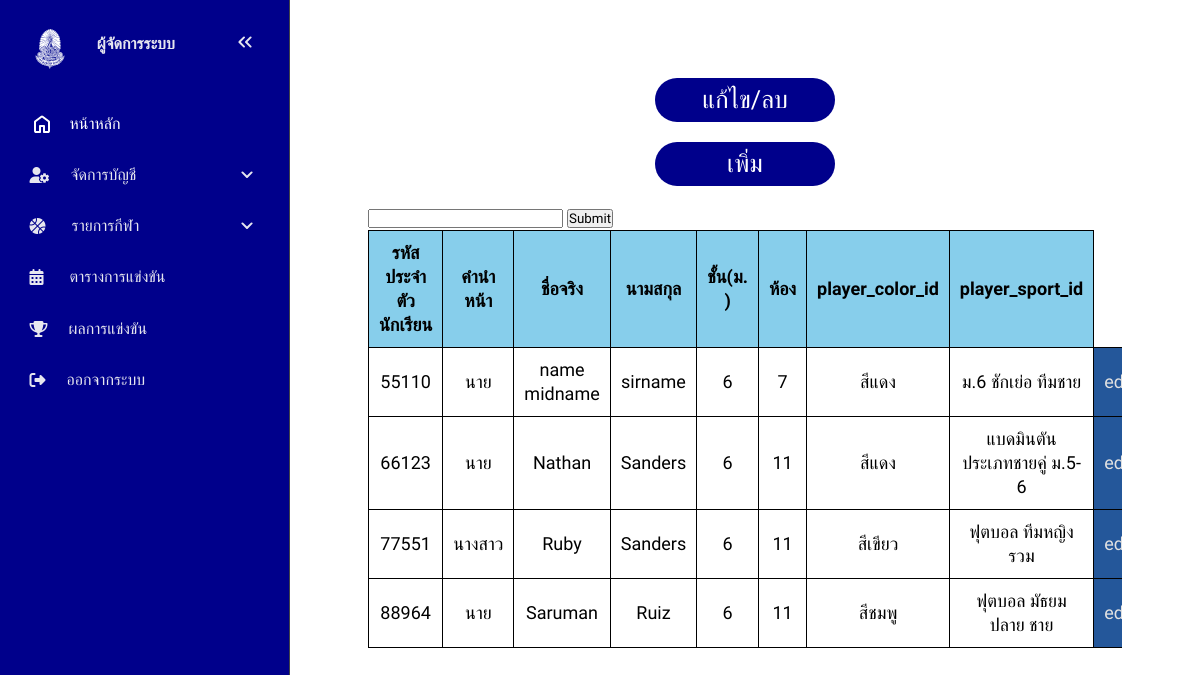
The page /admin_system.php?page=player&sub_page=view (signed in) on the database its author committed.
### tables this page shows
CREATE TABLE `players` (
  `time_in` timestamp NOT NULL DEFAULT current_timestamp(),
  `id_player` int(5) NOT NULL,
  `player_id` int(5) NOT NULL,
  `player_title` varchar(16) NOT NULL,
  `player_name` varchar(64) NOT NULL,
  `player_sirname` varchar(64) NOT NULL,
  `player_class` varchar(3) NOT NULL,
  `player_room` varchar(4) NOT NULL,
  `player_color_id` int(2) NOT NULL,
  `player_sport_id` int(11) NOT NULL
);

CREATE TABLE `colors` (
  `color_id` int(2) NOT NULL,
  `color_name` varchar(128) NOT NULL,
  `color_color` varchar(32) NOT NULL,
  `color_president` varchar(32) NOT NULL,
  `color_vice-president` varchar(32) NOT NULL,
  `color_id_user` int(6) NOT NULL
);

CREATE TABLE `sports` (
  `sport_id` int(11) NOT NULL,
  `sport_name` varchar(128) NOT NULL,
  `sport_type` varchar(64) NOT NULL,
  `sport_degree` varchar(16) NOT NULL,
  `sport_gender` varchar(8) NOT NULL,
  `sport_amount` int(2) NOT NULL,
  `sport_note` varchar(256) NOT NULL
);

### conn.php (called while the page is built, shortened)
<?php
    function color_color($id_color, $conn) {
        $sql_find_color_color = "SELECT `color_color` FROM `colors` WHERE `color_id_user` = $id_color";
        $result_find_colors_name = mysqli_query($conn, $sql_find_color_color);
        if (mysqli_num_rows($result_find_colors_name) > 0) {
            $row_find_colors_name = mysqli_fetch_assoc($result_find_colors_name);
            return $row_find_colors_name['color_color'];
        }
        return "N/A";
    }
    function sport_name($id_sport, $conn) {
        $sql_find_sport_name = "SELECT `sport_name` FROM `sports` WHERE `sport_id` = $id_sport";
        $result_find_sports_name = mysqli_query($conn, $sql_find_sport_name);
        if (mysqli_num_rows($result_find_sports_name) > 0) {
            $row_find_sports_name = mysqli_fetch_assoc($result_find_sports_name);
            return $row_find_sports_name['sport_name'];
        }
        return "N/A";
    }
    ?>

### admin/view/view_player.php (the view, shortened to what this page needs)
<body>
    <form method="post">
        <input type="search" name="search">
        <input type="submit" name="send">
    </form>
    <?php
        if (isset($_POST['send'])) {
        	$search = " WHERE `player_id` LIKE '%".$_POST['search']."%' OR `player_name` LIKE '%".$_POST['search']."%' OR `player_sirname` LIKE '%".$_POST['search']."%'";
        }else{
         	$search = "";
        }
        ?>
    <div class="table_container">
        <table style="border-collapse: collapse;">
            <tr>
                <th>รหัสประจำตัวนักเรียน</th>
                <th>คำนำหน้า</th>
                <th>ชื่อจริง</th>
                <th>นามสกุล</th>
                <th>ชั้น(ม. )</th>
                <th>ห้อง</th>
                <th>player_color_id</th>
                <th>player_sport_id</th>
            </tr>
            <?php
                $sql_find_players = "SELECT * FROM `players`".$search." ORDER BY `players`.`player_id` ASC";
                $result_find_players = mysqli_query($conn, $sql_find_players);
                if (mysqli_num_rows($result_find_players) > 0) {
                	while ($row_find_players = mysqli_fetch_assoc($result_find_players)) {
                		echo "<tr>
                				<td>".$row_find_players['player_id']."</td>
                				<td>".$row_find_players['player_title']."</td>
                				<td>".$row_find_players['player_name']."</td>
                				<td>".$row_find_players['player_sirname']."</td>
                				<td>".$row_find_players['player_class']."</td>
                				<td>".$row_find_players['player_room']."</td>
                				<td>".color_color($row_find_players['player_color_id'], $conn)."</td>
                				<td>".sport_name($row_find_players['player_sport_id'], $conn)."</td>
                				<td class=edit><a href=\"admin_system.php?page=player&sub_page=edit&id_player=".$row_find_players['id_player']."\">edit</a></td>
                				<td class=del><a href=\"admin_system.php?page=player&sub_page=delete&id_player=".$row_find_players['id_player']."\">del</a></td>
                			</tr>";
                	}
                }else{
                	echo "no player found...";
                }
                ?>
        </table>
    </div>
</body>

### element/styles_admin_old.css (style rules this page uses)
* { margin: 0; padding: 0; box-sizing: border-box; text-decoration: none; list-style: none; font-family: "Mitr", sans-serif; }
:root { --base-clr: #11121a; --line-clr: #42434a; --hover-clr: #222533; --text-clr: #e6e6ef; --accent-clr: #5e63ff; --secondary-text-clr: #b0b3c1; }
body { min-height: 100vh; min-height: 100dvh; color: #444444; display: grid; grid-template-columns: auto 1fr ; line-height: 1.5rem; height: -webkit-fill-available; }

### element/styles_admin_sport.css (style rules this page uses)
* { margin: 0; padding: 0; box-sizing: border-box; text-decoration: none; list-style: none; font-family: "Mitr", sans-serif; }
.table_all, th, td { border: 1px solid black; border-collapse: collapse; padding: 10px; }
.table_container { overflow-x: auto; -webkit-overflow-scrolling: touch; }
tr { background-color: skyblue; color: black; font-size: 18px; cursor: pointer; }
td { background-color: white; text-align: center; transition: 0.3s ease; cursor: pointer; }
.edit { background-color: rgb(36, 87, 154); cursor: pointer; }
.edit a { color: #e1e1e1; }

### rows shown on the page
players: player "55110", player_title "นาย", player_name "name midname", player_sirname "sirname", player_class "6", player_room "7", player_color.color_color "สีแดง", player_sport.sport_name "ม.6 ชักเย่อ ทีมชาย"
players: player "66123", player_title "นาย", player_name "Nathan", player_sirname "Sanders", player_class "6", player_room "11", player_color.color_color "สีแดง", player_sport.sport_name "แบดมินตัน ประเภทชายคู่ ม.5-6"
players: player "77551", player_title "นางสาว", player_name "Ruby", player_sirname "Sanders", player_class "6", player_room "11", player_color.color_color "สีเขียว", player_sport.sport_name "ฟุตบอล ทีมหญิงรวม"
players: player "88964", player_title "นาย", player_name "Saruman", player_sirname "Ruiz", player_class "6", player_room "11", player_color.color_color "สีชมพู", player_sport.sport_name "ฟุตบอล มัธยมปลาย ชาย"
